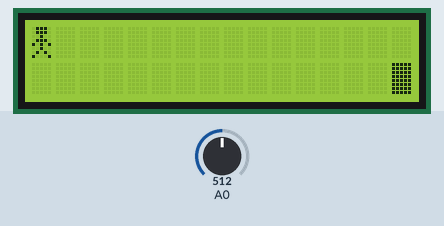
Bench run of a sketch on a simulated Arduino Uno, built with avr-gcc and run on an emulated ATmega328P. On the bench: 16×2 character LCD. The test bench sets the inputs (shaded band); at power-on: A0 = 512. Random numbers use the default seed unless the sketch sets one.

Above: at 1.2 s.
1.3 s: A0 set to 340
At 2.9 s:
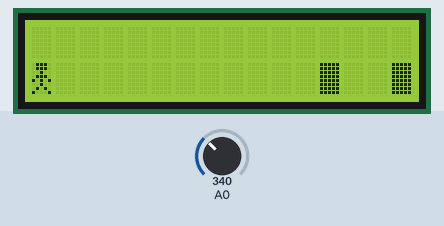
4.3 s: A0 set to 162
7.3 s: A0 set to 142
At 7.7 s:
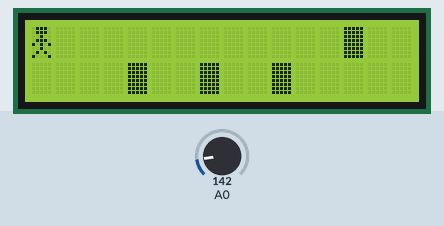
10.3 s: A0 set to 160
At 13.0 s:
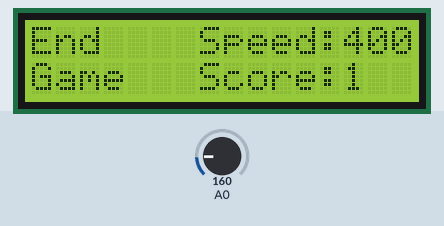
Timing chart, 0 to 14.1 s (numbered marks = the images above; inputs shaded):
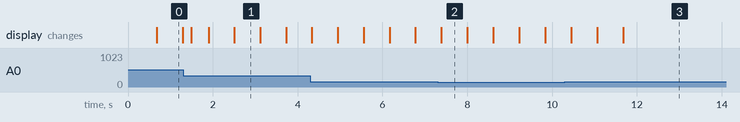

Measured:
- the behaviour switches between 150 and 149 on A0 (found by bisection; images 1 and 2)
- what the display in image 0 shows lasts 0.6 s, from 0.7 s to 1.3 s

The sketch:

maRIO-JUMP.ino
```cpp
#include "LiquidCrystal.h"

LiquidCrystal lcd(8, 9, 4, 5, 6, 7);

class object
{

public:
  int obj_x, obj_y;

  object()
  {
    byte block[8] = {
      0b11111,
      0b11111,
      0b11111,
      0b11111,
      0b11111,
      0b11111,
      0b11111,
      0b11111
    };

    lcd.createChar(0, block);
  }
  ~object() {};


  void lose_y()
  {
    obj_y = random(0, 2);
  }

  void move()
  {
    obj_x--;
  }

  bool colision(int x, int y)
  {
    if (obj_x == x && obj_y == y)
      return true;
    else
      return false;
  }

  void draw()
  {
    lcd.setCursor(obj_x, obj_y);
    lcd.print((char)0);
  }

};
class player
{
public:

  int ply_x, ply_y, score, speed;
  bool pause;

  player()
  {
    ply_x = 0;
    ply_y = 0;
    score = 0;

    pause = false;

    byte outffit[8] = {
      0b01110,
      0b01110,
      0b00100,
      0b01110,
      0b10101,
      0b00100,
      0b01010,
      0b10001
    };

    lcd.createChar(1, outffit);
  };
  ~player() {};

  void time()
  {
    switch (score)
    {
    case 0:
      speed = 400;
      break;
    case 10:
      speed = 300;
      break;
    case 25:
      speed = 200;
      break;
    case 50:
      speed = 100;
      break;
    default:
      speed = speed;
      break;
    }
  }


  int keybords()
  {
    enum keys
    {
      NONE,
      RIGHT,
      UP,
      DOWN,
      LEFT,
      SELECT
    };

    int key_adc = 0, key_id = 0;
    key_adc = analogRead(A0);

    if (key_adc > 750) key_id = keys::NONE;
    if (key_adc < 750) key_id = keys::SELECT;
    if (key_adc < 500) key_id = keys::LEFT;
    if (key_adc < 350) key_id = keys::DOWN;
    if (key_adc < 150) key_id = keys::UP;
    if (key_adc < 50) key_id = keys::RIGHT;

    switch (key_id)
    {
    case 2:
    {
      ply_y = 0;
      break;
    }
    case 3:
    {
      ply_y = 1;
      break;
    }
    }

  }


  void draw()
  {
    lcd.setCursor(ply_x, ply_y);
    lcd.print((char)1);
  }

};

player gamer;
const int enemy = 6;
object tab[enemy];

bool game = true;
int start = millis();
int end = millis();

bool pauza(int time)
{
  if (end - start > time)
  {
    start = millis();
    return true;
  }
  else
  {
    end = millis();
    return false;
  }
}

#pragma endregion

void setup()
{
  lcd.begin(2, 16);

  for (int i = 0; i < enemy; i++)
  {
    tab[i].lose_y();
    tab[i].obj_x = 16 + (i * 3);
  }
}

void loop()
{
  gamer.keybords();
  gamer.time();

  if (game == true && gamer.pause == false)
  {
    lcd.clear();
    gamer.draw();

    if (pauza(gamer.speed) == true)
    {
      tab[0].move();
      tab[1].move();
      tab[2].move();
      tab[3].move();
      tab[4].move();
      tab[5].move();
    }
    for (int i = 0; i < enemy; i++)
    {
      if (tab[i].colision(gamer.ply_x, gamer.ply_y) == true)
      {
        game = false;
      }
      if (tab[i].obj_x < 0)
      {
        tab[i].lose_y();
        tab[i].obj_x = 17;
        gamer.score = gamer.score + 1;
      }
      if (tab[i].obj_x < 16)
      {
        tab[i].draw();
      }
    }
  }

  if (game == false)
  {
    lcd.clear();
    lcd.print("End    Speed:" + (String)gamer.speed);
    lcd.setCursor(0, 1);
    lcd.print("Game   Score:" + (String)gamer.score);
  }


  delay(200);
}
```
